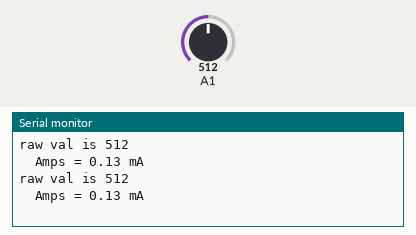
The sketch below on a simulated Arduino Uno, built with avr-gcc and run on an emulated ATmega328P. Parts: the last lines printed to the serial monitor. The test bench sets the inputs (shaded band); at power-on: A1 = 512.

Above: at 1.8 s.
1.9 s: A1 set to 716
At 2.8 s:
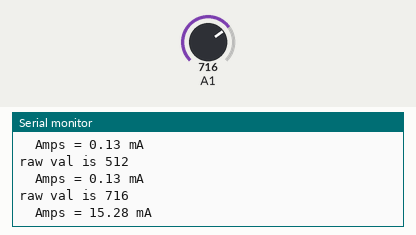
3.4 s: A1 set to 900
At 4.8 s:
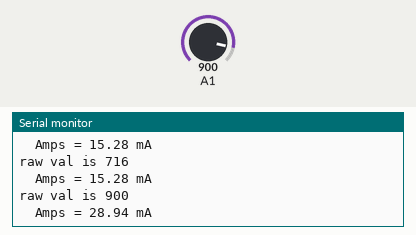
Timing chart, 0 to 6.4 s (numbered marks = the images above; inputs shaded):
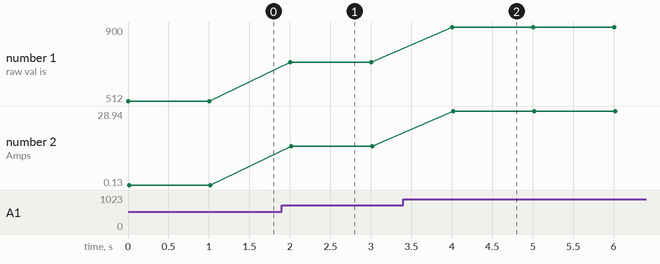

The sketch:

Reddit.ino
```cpp
void setup(){ Serial.begin(9600); }

void loop(){
    float currentValue = analogRead(1);
    Serial.print("raw val is ");
    Serial.println(String(int(currentValue)));
    float amps = (.0049 * (currentValue) - 2.5)/.066;
    Serial.print("  Amps = ");
    Serial.print(amps);
    Serial.print(" mA \n");
    delay(1000);
}
```

Measured:
- after the input at 1.9 s, the serial monitor: prints a new line after 0.10 s (image 1)
- after the input at 3.4 s, the serial monitor: prints a new line after 0.60 s (image 2)
- plotted number 1: 512 → 716 after the input at 1.9 s, 716 → 900 after the input at 3.4 s
- plotted number 2: 0.13 → 15.28 after the input at 1.9 s, 15.28 → 28.94 after the input at 3.4 s
